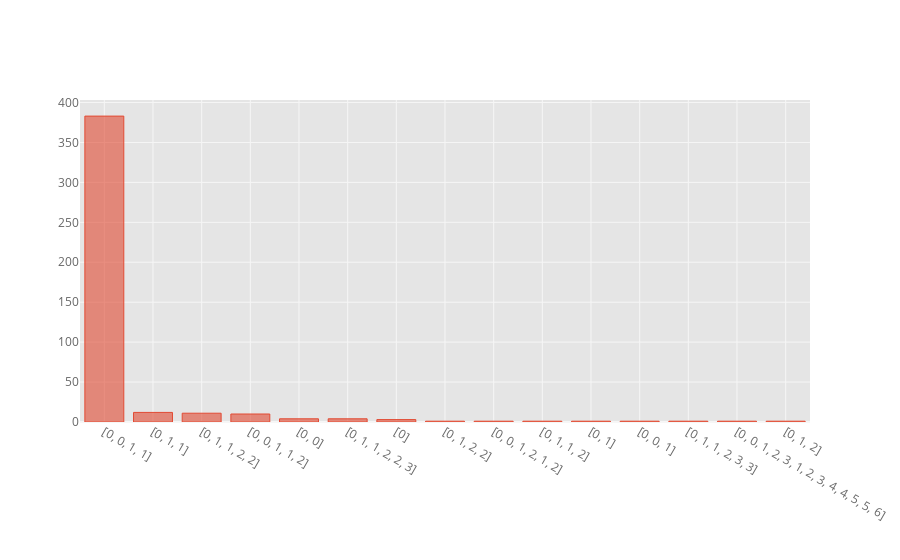

Source (notebook cell):
### Markdown cell above
### Sections

### Code cell
print('The vast majority of the dances is notated in two repeated sections, AABB.')
section_order.sections.value_counts().iplot('bar')

### Figure 1 — Plotly figure (JSON) as saved in the notebook; plotly's stock layout.template omitted (floating-point values rounded to 4 significant figures)
{"data": [{"marker": {"color": "rgba(226, 74, 51, 0.6)", "line": {"color": "rgba(226, 74, 51, 1.0)", "width": 1}}, "name": "sections", "orientation": "v", "text": "", "type": "bar", "x": ["[0, 0, 1, 1]", "[0, 1, 1]", "[0, 1, 1, 2, 2]", "[0, 0, 1, 1, 2]", "[0, 0]", "[0, 1, 1, 2, 2, 3]", "[0]", "[0, 1, 2, 2]", "[0, 0, 1, 2, 1, 2]", "[0, 1, 1, 2]", "[0, 1]", "[0, 0, 1]", "[0, 1, 1, 2, 3, 3]", "[0, 0, 1, 2, 3, 1, 2, 3, 4, 4, 5, 5, 6]", "[0, 1, 2]"], "y": [383, 12, 11, 10, 4, 4, 3, 1, 1, 1, 1, 1, 1, 1, 1]}], "layout": {"autosize": true, "legend": {"bgcolor": "#FFFFFF", "font": {"color": "#666666"}}, "paper_bgcolor": "#FFFFFF", "plot_bgcolor": "#E5E5E5", "title": {"font": {"color": "#151516"}}, "xaxis": {"autorange": true, "gridcolor": "#F6F6F6", "range": [-0.5, 14.5], "showgrid": true, "tickfont": {"color": "#666666"}, "title": {"font": {"color": "#666666"}, "text": ""}, "type": "category", "zerolinecolor": "#F6F6F6"}, "yaxis": {"autorange": true, "gridcolor": "#F6F6F6", "range": [0, 403.2], "showgrid": true, "tickfont": {"color": "#666666"}, "title": {"font": {"color": "#666666"}, "text": ""}, "type": "linear", "zerolinecolor": "#F6F6F6"}}}
